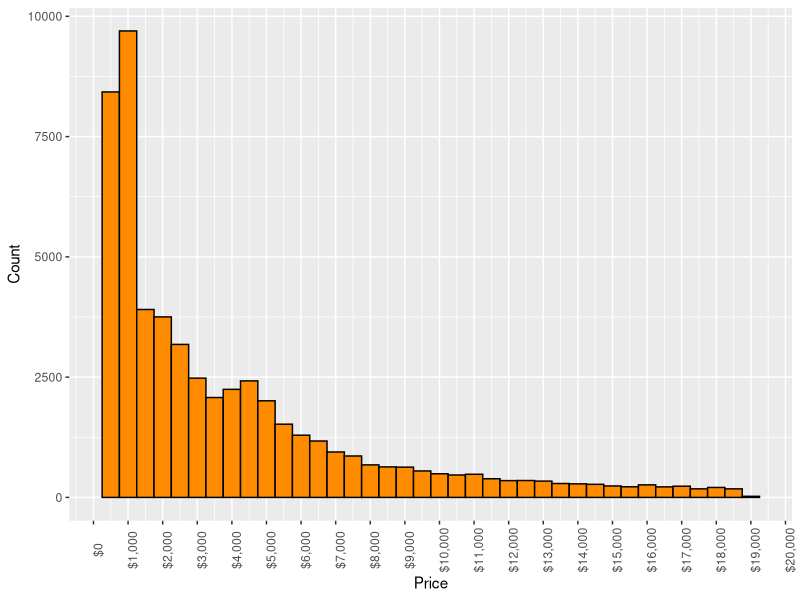
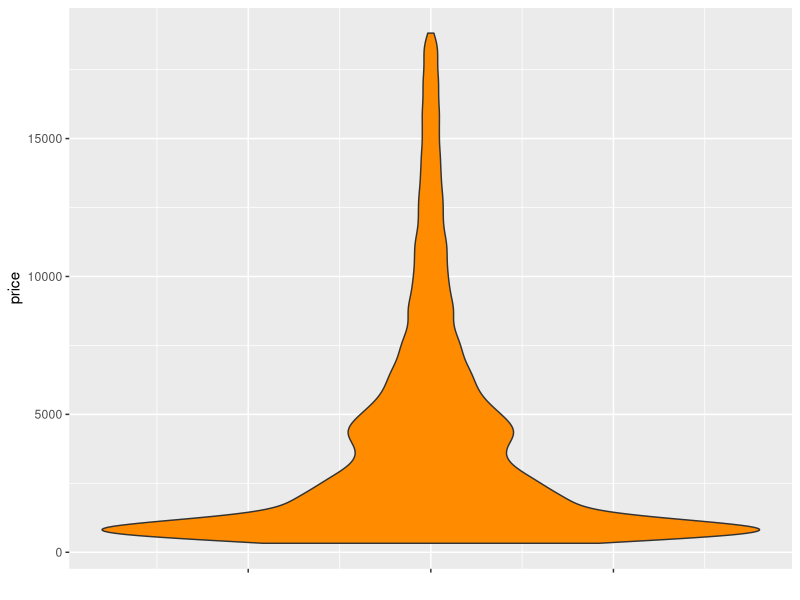
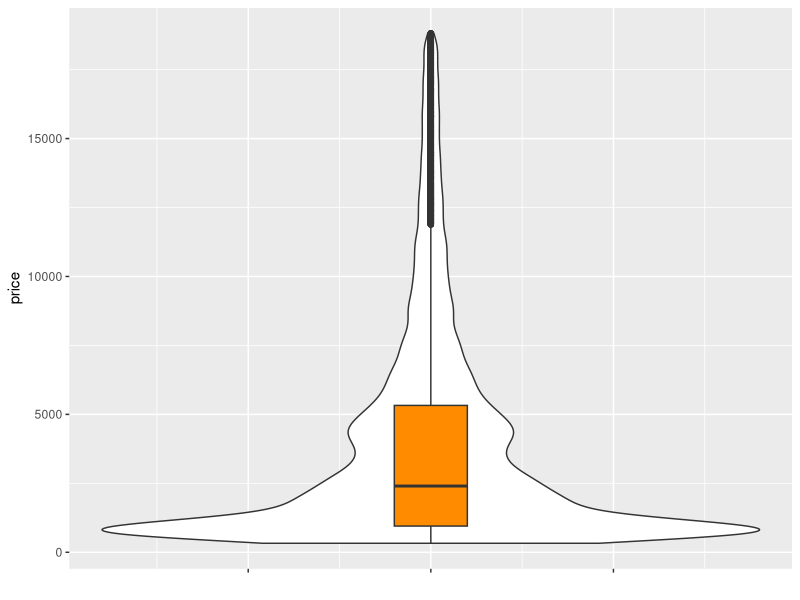
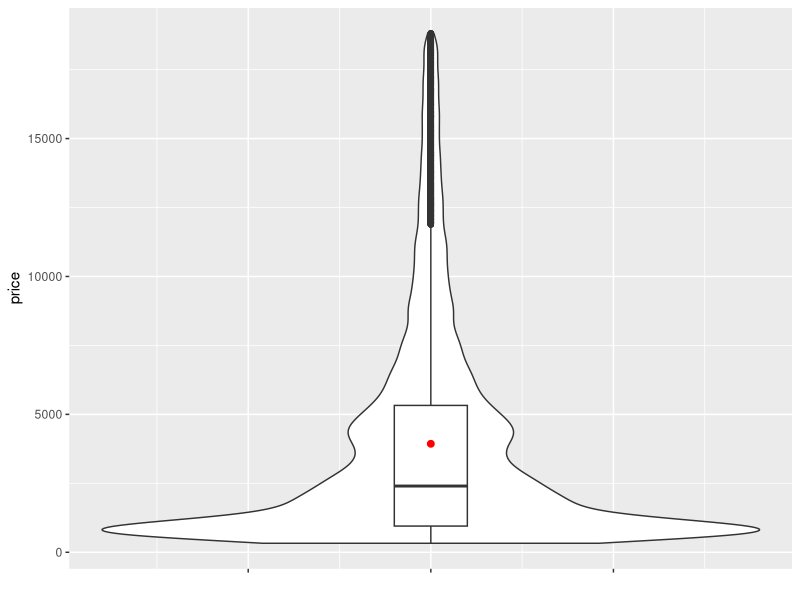
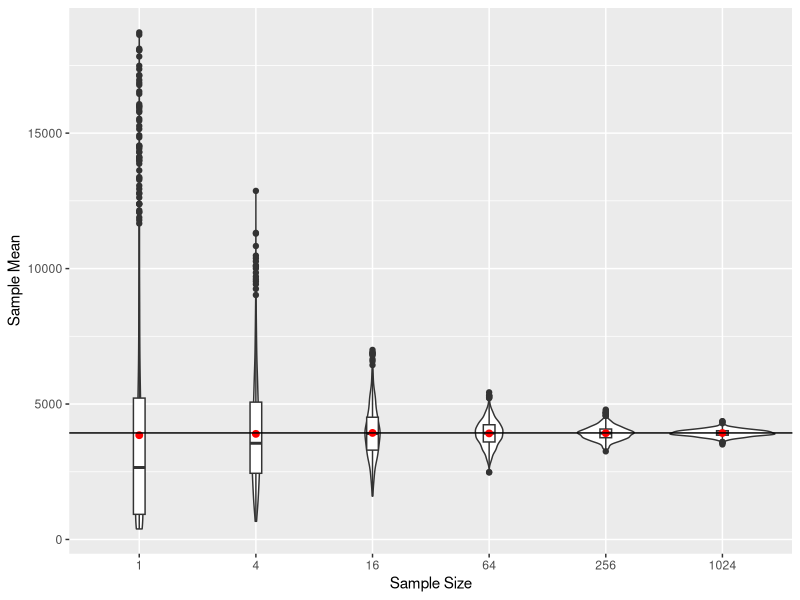
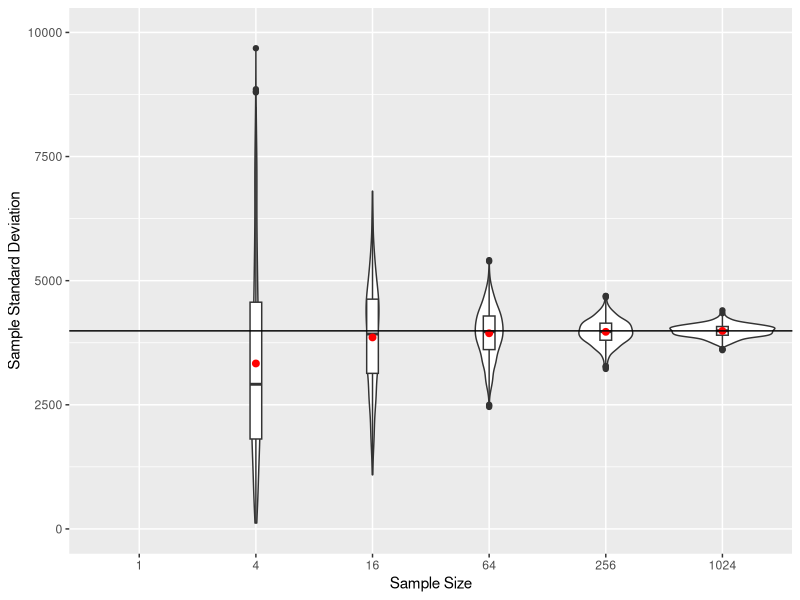
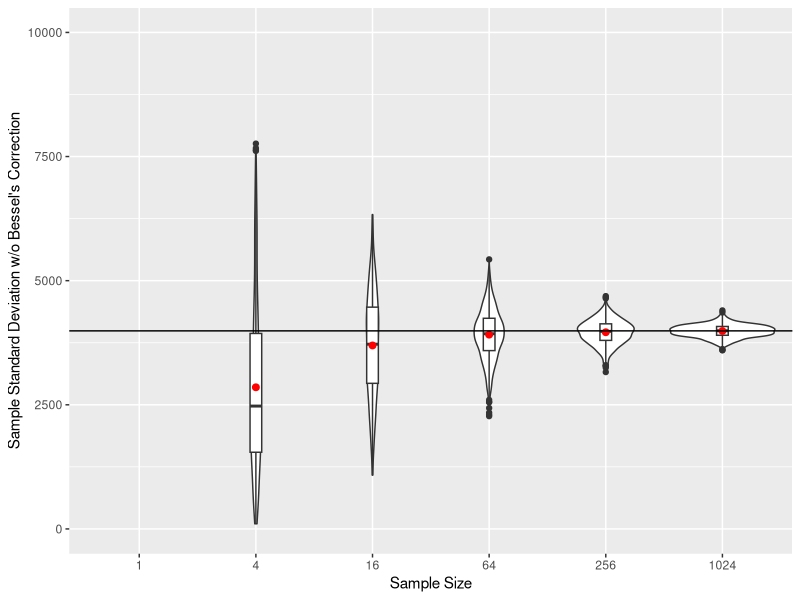

Here is the R script that generated these plots, in order:
## ---- chunk 1
knitr::opts_chunk$set(cache = TRUE)
## ---- chunk 2
require(ggplot2)
require(scales)
require(reshape2)
require(lubridate)
data(diamonds)
## ---- chunk 3
head(diamonds)
## ---- chunk 4
ggplot(diamonds, aes(x = price)) + 
  geom_histogram(color = "black", fill = "DarkOrange", binwidth = 500) + 
  scale_x_continuous(labels = dollar, breaks = seq(0, 20000, 1000)) + 
  theme(axis.text.x = element_text(angle = 90)) + 
  xlab("Price") + ylab("Count")
## ---- chunk 5
ggplot(diamonds, aes(x=0, y=price)) + geom_violin(fill = "DarkOrange") + xlab("") + theme(axis.text.x=element_blank())
## ---- chunk 6
summary(diamonds$price)
## ---- chunk 7
ggplot(diamonds, aes(x=0, y=price)) + geom_violin() + geom_boxplot(width=0.1, fill = "DarkOrange") + xlab("") + theme(axis.text.x=element_blank())
## ---- chunk 8
ggplot(diamonds, aes(x=0, y=price)) + geom_violin() + geom_boxplot(width=0.1) + xlab("") + theme(axis.text.x=element_blank()) + stat_summary(fun.y=mean, geom="point", size=2, color="red")
## ---- chunk 9
sd(diamonds$price)
## ---- chunk 10
sdn <- function(x) {
  return(sqrt(mean((x - mean(x))^2)))
}
sdn(diamonds$price)
## ---- chunk 11
sample.size <- 4
## ---- chunk 12
set.seed(1)
## ---- chunk 13
sample(diamonds$price, sample.size)
## ---- chunk 14
set.seed(2)
sample(diamonds$price, sample.size)
## ---- chunk 15
set.seed(3)
sample(diamonds$price, sample.size)
## ---- chunk 16
set.seed(1)
sample(diamonds$price, sample.size)
## ---- chunk 17
set.seed(1)
sample(diamonds$price, sample.size)
sample(diamonds$price, sample.size)
sample(diamonds$price, sample.size)
set.seed(1)
sample(diamonds$price, sample.size)
sample(diamonds$price, sample.size)
sample(diamonds$price, sample.size)
## ---- chunk 18
set.seed(1)
mean(sample(diamonds$price,sample.size))
mean(sample(diamonds$price,sample.size))
mean(sample(diamonds$price,sample.size))
## ---- chunk 19
set.seed(1)
sd(sample(diamonds$price,sample.size))
sd(sample(diamonds$price,sample.size))
sd(sample(diamonds$price,sample.size))
## ---- chunk 20
set.seed(1)
sdn(sample(diamonds$price,sample.size))
sdn(sample(diamonds$price,sample.size))
sdn(sample(diamonds$price,sample.size))
## ---- chunk 21
diamonds.price.sample.of.n <- function(sample.size) {
  return(sample(diamonds$price, sample.size))
}

m.statistics.of.n <- function(statistic,number.of.samples,sample.size) {
  stats <- c()
  for (k in 1:number.of.samples) {
    stats <- c(stats, statistic(diamonds.price.sample.of.n(sample.size)))
  }
  return(stats)
}

set.seed(2)
m <- 1000
stats <- cbind()
labels <- cbind()
levels <- c(1,4,16,64,256,1024)
for (i in c(1,4,16,64,256,1024)) {
  new.stats <- cbind(m.statistics.of.n(statistic=mean, number.of.samples=m, sample.size=i))
  new.labels <- cbind(rep(as.character(i), m))
  stats <- rbind(stats, new.stats)
  labels <- rbind(labels, new.labels)
}
df <- data.frame(stats,labels)
df$labels <- factor(df$labels,levels=as.character(levels))
ggplot(df, aes(x=labels, y=stats)) + geom_violin() + geom_boxplot(width=0.1) + xlab("Sample Size") + ylab("Sample Mean") + stat_summary(fun.y=mean, geom="point", size=2, color="red") + geom_hline(yintercept=mean(diamonds$price))
## ---- chunk 22
set.seed(2)
m <- 1000
stats <- cbind()
labels <- cbind()
levels <- c(1,4,16,64,256,1024)
for (i in c(1,4,16,64,256,1024)) {
  new.stats <- cbind(m.statistics.of.n(statistic=sd, number.of.samples=m, sample.size=i))
  new.labels <- cbind(rep(as.character(i), m))
  stats <- rbind(stats, new.stats)
  labels <- rbind(labels, new.labels)
}
df <- data.frame(stats,labels)
df$labels <- factor(df$labels,levels=as.character(levels))
ggplot(df, aes(x=labels, y=stats)) + geom_violin() + geom_boxplot(width=0.1) + xlab("Sample Size") + ylab("Sample Standard Deviation") + stat_summary(fun.y=mean, geom="point", size=2, color="red") + geom_hline(yintercept=sd(diamonds$price)) + scale_y_continuous(limits = c(0, 10000))
## ---- chunk 23
set.seed(2)
m <- 1000
stats <- cbind()
labels <- cbind()
levels <- c(1,4,16,64,256,1024)
for (i in c(1,4,16,64,256,1024)) {
  if (i==1) {
    new.stats <- cbind(rep(NA, m))
  } else {
    new.stats <- cbind(m.statistics.of.n(statistic=sdn, number.of.samples=m, sample.size=i))
  }
  new.labels <- cbind(rep(as.character(i), m))
  stats <- rbind(stats, new.stats)
  labels <- rbind(labels, new.labels)
}
df <- data.frame(stats,labels)
df$labels <- factor(df$labels,levels=as.character(levels))
ggplot(df, aes(x=labels, y=stats)) + geom_violin() + geom_boxplot(width=0.1) + xlab("Sample Size") + ylab("Sample Standard Deviation w/o Bessel's Correction") + stat_summary(fun.y=mean, geom="point", size=2, color="red") + geom_hline(yintercept=sdn(diamonds$price)) + scale_y_continuous(limits = c(0, 10000))
